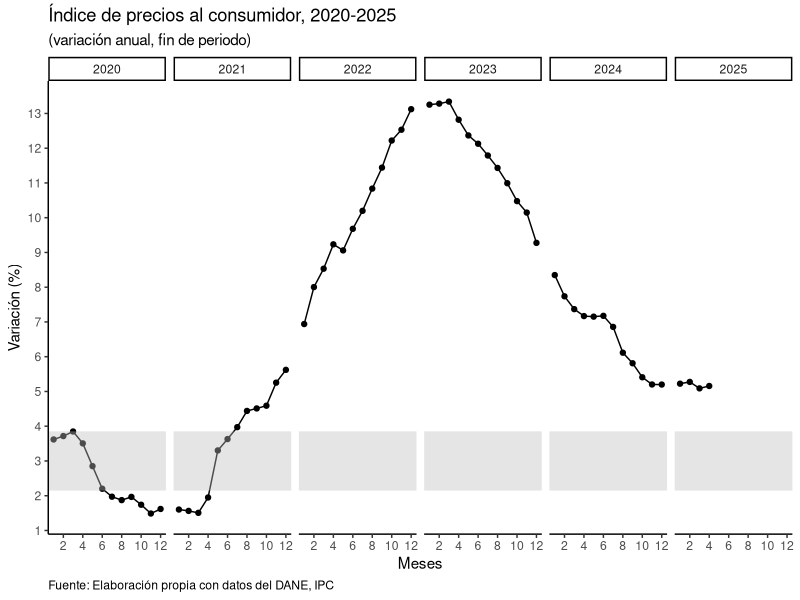
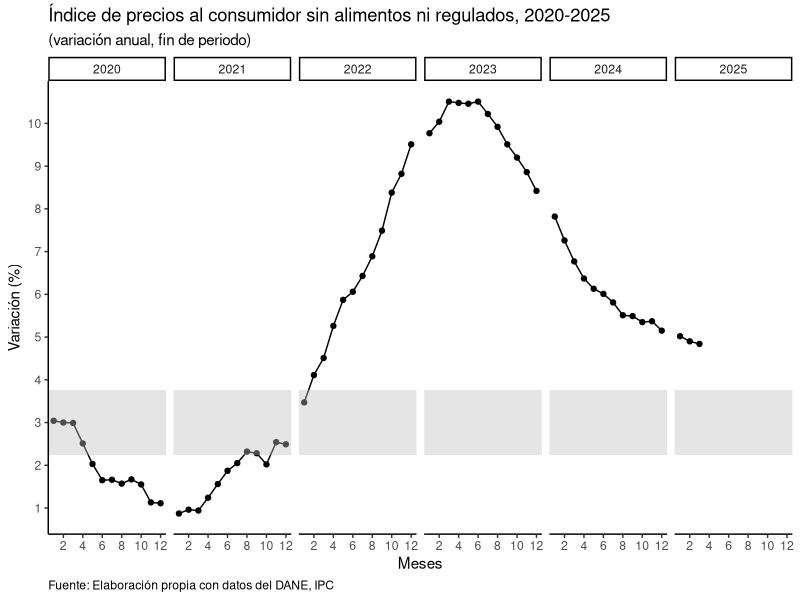
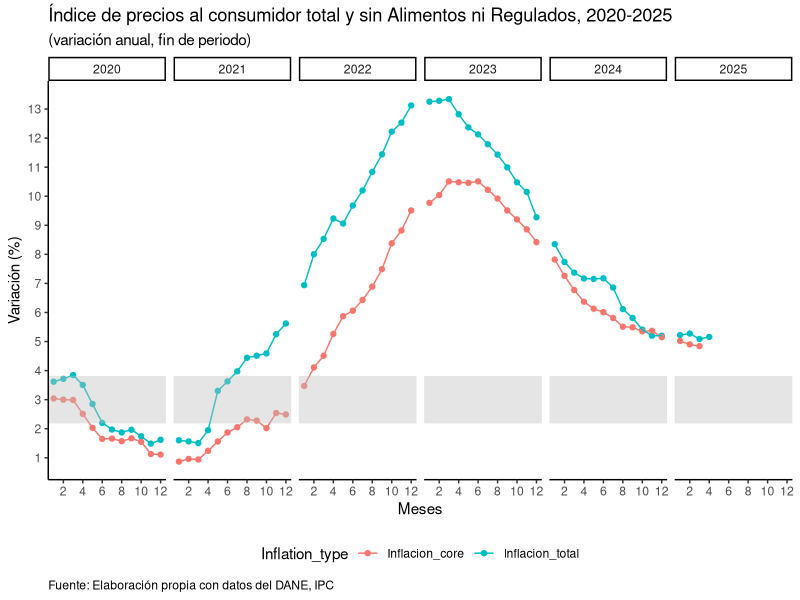

Write R code to recreate these figures, in order.
## ---- chunk 1

library(readxl)
library(tidyverse)
## ---- chunk 2

# Total inflation

df1 = readxl::read_excel("anex-IPC-Indices-abr2025.xlsx",
                         sheet = "IndicesIPC",
                         range = "A9:X21",
                         col_names = TRUE)

# Core inflation

df2 = readxl::read_excel("anex-IPC-sinAlimentosRegulados-mar2025.xlsx",
                         sheet = "2",
                         range = "A7:F83",
                         col_names = TRUE)

## ---- chunk 3

# Now we are going to omit some rows, rename some columns, and set columns as numeric

df2 = df2[-c(1:12), ] |>
  dplyr::rename(
    `Variacion Mensual` = 4,
    `Variacion Año corrido` = 5,
    `Variacion Anual` = 6) |> 
  dplyr::mutate_at(vars(4:6), as.numeric)

## ---- chunk 4

df1 = df1 |> 
  tidyr::pivot_longer(cols = `2003`:`2025`,
                      names_to = "Año") |> 
  dplyr::mutate_at(vars(Año), as.numeric)

df1
## ---- chunk 5

df1 = df1 |>
  dplyr::mutate(
    value = (value / lag(value, n = 1) - 1) * 100)

## ---- chunk 6

data = df1 |>
  na.omit() |> 
  dplyr::left_join(df2,
                   by = join_by(Año, Mes),
                   suffix = c(".Total", ".Core"))

data
## ---- chunk 7

data = data |> 
  dplyr::select(Mes, Año, value, `Variacion Anual`) |> 
  dplyr::rename(
     Inflacion_total = value,
     Inflacion_core = `Variacion Anual`) |> 
  tidyr::pivot_longer(cols = 3:4,
                      names_to = "Inflation_type",
                      values_to = "value") |> 
  dplyr::mutate(
    Mes = recode(Mes,
                 "Enero" = 01, "Febrero" = 02,
                 "Marzo" = 03, "Abril" = 04,
                 "Mayo" = 05, "Junio" = 06,
                 "Julio" = 07, "Agosto" = 08,
                 "Septiembre" = 09, "Octubre" = 10,
                 "Noviembre" = 11, "Diciembre" = 12))

data
## ---- chunk 8

# We filter the data from 2020

data = data |> 
  dplyr::filter(Año >= 2020)
## ---- chunk 9

# Before we need to rename, filter, and transform 'Mes' in df1

df1 = df1 |> 
  dplyr::rename(Inflacion_total = value) |> 
  dplyr::filter(Año >= 2020) |> 
  dplyr::mutate(
    Mes = recode(Mes,
                 "Enero" = 01, "Febrero" = 02,
                 "Marzo" = 03, "Abril" = 04,
                 "Mayo" = 05, "Junio" = 06,
                 "Julio" = 07, "Agosto" = 08,
                 "Septiembre" = 09, "Octubre" = 10,
                 "Noviembre" = 11, "Diciembre" = 12))

## ---- chunk 10

shadedarea <- 3  #Targeting inflation by Colombian Central bank

df1 |> 
ggplot(aes(x = Mes, y = Inflacion_total)) +
  geom_point() +
  geom_line() +
  geom_hline(yintercept = shadedarea, color = "grey", lwd = 20, alpha = 0.4) +
  facet_grid( . ~ Año) +
  scale_x_continuous(breaks = seq(0,12, by=2)) +
  scale_y_continuous(breaks = seq(0,15, by=1)) +
  theme_classic() +
  labs(title = "Índice de precios al consumidor, 2020-2025",
       subtitle = "(variación anual, fin de periodo)",
       x = "Meses",
       y = "Variación (%)",
       caption = "Fuente: Elaboración propia con datos del DANE, IPC") +
  theme(plot.caption.position = "panel",
        plot.caption = element_text(hjust = 0))

## ---- chunk 11

# First we need to select, rename, filter, and transform 'Mes' in df2

df2 = df2 |>
  dplyr::select(Año, Mes, `Variacion Anual`) |> 
  dplyr::rename(Inflacion_core = `Variacion Anual`) |> 
  dplyr::filter(Año >= 2020) |> 
  dplyr::mutate(
    Mes = recode(Mes,
                 "Enero" = 01, "Febrero" = 02,
                 "Marzo" = 03, "Abril" = 04,
                 "Mayo" = 05, "Junio" = 06,
                 "Julio" = 07, "Agosto" = 08,
                 "Septiembre" = 09, "Octubre" = 10,
                 "Noviembre" = 11, "Diciembre" = 12))

## ---- chunk 12

shadedarea <- 3  #Targeting inflation by Colombian Central bank

df2 |> 
ggplot(aes(x = Mes, y = Inflacion_core)) +
  geom_point() +
  geom_line() +
  geom_hline(yintercept = shadedarea, color = "grey", lwd = 22, alpha = 0.4) +
  facet_grid( . ~ Año) +
  scale_x_continuous(breaks = seq(0,12, by=2)) +
  scale_y_continuous(breaks = seq(0,12, by=1)) +
  theme_classic() +
  labs(title = "Índice de precios al consumidor sin alimentos ni regulados, 2020-2025",
       subtitle = "(variación anual, fin de periodo)",
       x = "Meses",
       y = "Variación (%)",
       caption = "Fuente: Elaboración propia con datos del DANE, IPC") +
  theme(plot.caption.position = "panel",
        plot.caption = element_text(hjust = 0))

## ---- chunk 13

shadedarea <- 3  #Targeting inflation by Colombian Central bank

data |> 
ggplot(aes(x = Mes, y = value, colour = Inflation_type)) +
  geom_point() +
  geom_line() +
  geom_hline(yintercept = shadedarea, color = "grey", lwd = 16, alpha = 0.4) +
  facet_grid( . ~ Año) +
  scale_x_continuous(breaks = seq(0,12, by=2)) +
  scale_y_continuous(breaks = seq(0,14, by=1)) +
  theme_classic() +
  labs(title = "Índice de precios al consumidor total y sin Alimentos ni Regulados, 2020-2025",
       subtitle = "(variación anual, fin de periodo)",
       x = "Meses",
       y = "Variación (%)",
       caption = "Fuente: Elaboración propia con datos del DANE, IPC") +
  theme(plot.caption.position = "panel",
        plot.caption = element_text(hjust = 0),
        legend.position = "bottom")

